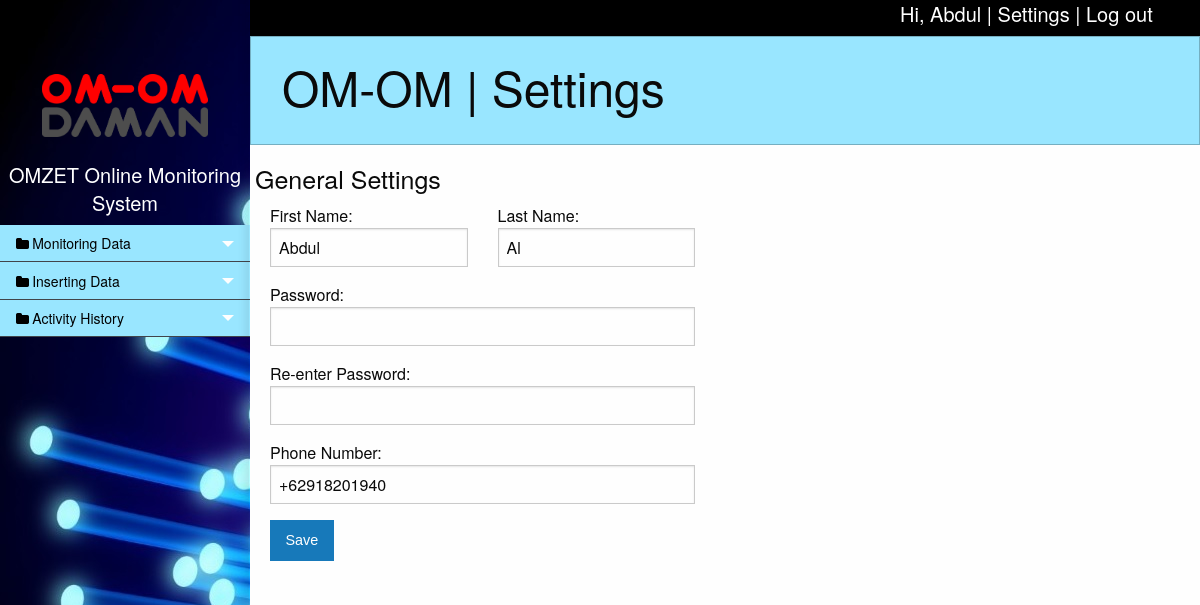
Screenshot of /settings.php (signed in) with the database file from the repository.
### tables this page shows
CREATE TABLE `tb_account` (
  `email` varchar(30) NOT NULL,
  `password` varchar(32) NOT NULL,
  `fname` varchar(20) NOT NULL,
  `lname` varchar(20) NOT NULL,
  `phone` varchar(20) NOT NULL,
  `acctype` varchar(20) NOT NULL,
  `sto` varchar(3) NOT NULL
);

### function/session.php (called while the page is built, shortened)
<?php
	include('database.php');
	$user_email=$_SESSION['login_user'];
	$query=mysqli_query($con, "SELECT * FROM tb_account WHERE email='".$user_email."'");
	$row=mysqli_fetch_assoc($query);
	$login_fname=$row['fname'];
	$login_lname=$row['lname'];
	$login_phone=$row['phone'];
?>

### settings.php (the view, shortened to what this page needs)
<?php
include('function/session.php');
?>
<!doctype html>
<html class="no-js" lang="en">
<head>
  <link rel="stylesheet" href="css/foundation.css">
  <link rel="stylesheet" href="css/app.css">
  <link rel="stylesheet" href="css/custom.css" />
  <link rel="stylesheet" href="css/pace.css" />
  <link rel="stylesheet" type="text/css" src="font/foundation-icons.css" />
  <link href="http://cdnjs.cloudflare.com/ajax/libs/font-awesome/4.3.0/css/font-awesome.css" rel="stylesheet" type='text/css'>
</head>
<body>
  <div class="off-canvas-wrapper">
    <div class="large-12 bg-black">
      <div class="row small-3 small-offset-9 show-for-large">
        <h5>Hi, <a href="profile.php"><?php echo $login_fname; ?></a> | <a href="settings.php">Settings</a> | <a href="function/logout.php">Log out</a></h5>
      </div>
    </div>
    <div class="off-canvas-wrapper-inner" data-off-canvas-wrapper>
      <div class="off-canvas position-left reveal-for-large" id="my-info" data-off-canvas data-position="left">
        <div class="medium-12">
          <br>
          <div class="row medium-8">
            <img style="margin-top: 50px;" src="image/omom.png">
          </div>
          <br>
          <a href="dashboard.php"><h5 style="color:white"><center>OMZET Online Monitoring System</center></h5></a>
          <div class="row small-12">
            <ul class="multilevel-accordion-menu vertical menu" data-accordion-menu>
              <li>
                <a href="#">Monitoring Data</a>
              </li>
              <li>
                <a href="#">Inserting Data</a>
              </li>
              <li>
                <a href="#">Activity History</a>
              </li>
            </ul>
          </div>
        </div>
      </div>
      <div class="off-canvas-content" data-off-canvas-content>
        <div class="callout primary">
          <div class="row column">
            <h1>OM-OM |  Settings</h1>
          </div>
        </div>
        <div class="row medium-12">
          <div class="inner">
            <div class="row medium-6">
              <h4>General Settings</h4>
              <form data-abide novalidate method="post">
                <div class="medium-6 columns">
                  First Name: <input id="fname" type="text" name="fname" value="<?php echo $login_fname; ?>" required>
                </div>
                <div class="medium-6 columns">
                  Last Name: <input id="lname" type="text" name="lname" value="<?php echo $login_lname; ?>" required>
                </div>
                <div class="medium-12 columns">
                  Password: <input id="password" type="password" name="password" placeholder="" pattern=".{6,}" required>
                </div>
                <div class="medium-12 columns">
                  Re-enter Password: <input type="password" name="repassword" placeholder="" required pattern="alpha_numeric" data-equalto="password">
                </div>
                <div class="medium-12 columns">
                  Phone Number: <input id="phone" type="text" name="phone" value="<?php echo $login_phone; ?>" pattern="number">
                </div>
                <div class="medium-12 columns">
                  <button class="button" type="submit" value="Submit" name='save'>Save</button>
                </div>
              </form>
            </div>
          </div>
        </div>
      </div>
    </div>
  </div>
</body>
</html>

### css/custom.css (style rules this page uses)
.inner { padding-right: 20px; padding-left: 20px; }
.bg-black { background-color: black; color: white; }
.bg-black .row h5 a { color: white; }

### rows the page displays
tb_account: fname "Abdul", lname "Al", phone "+62918201940"
